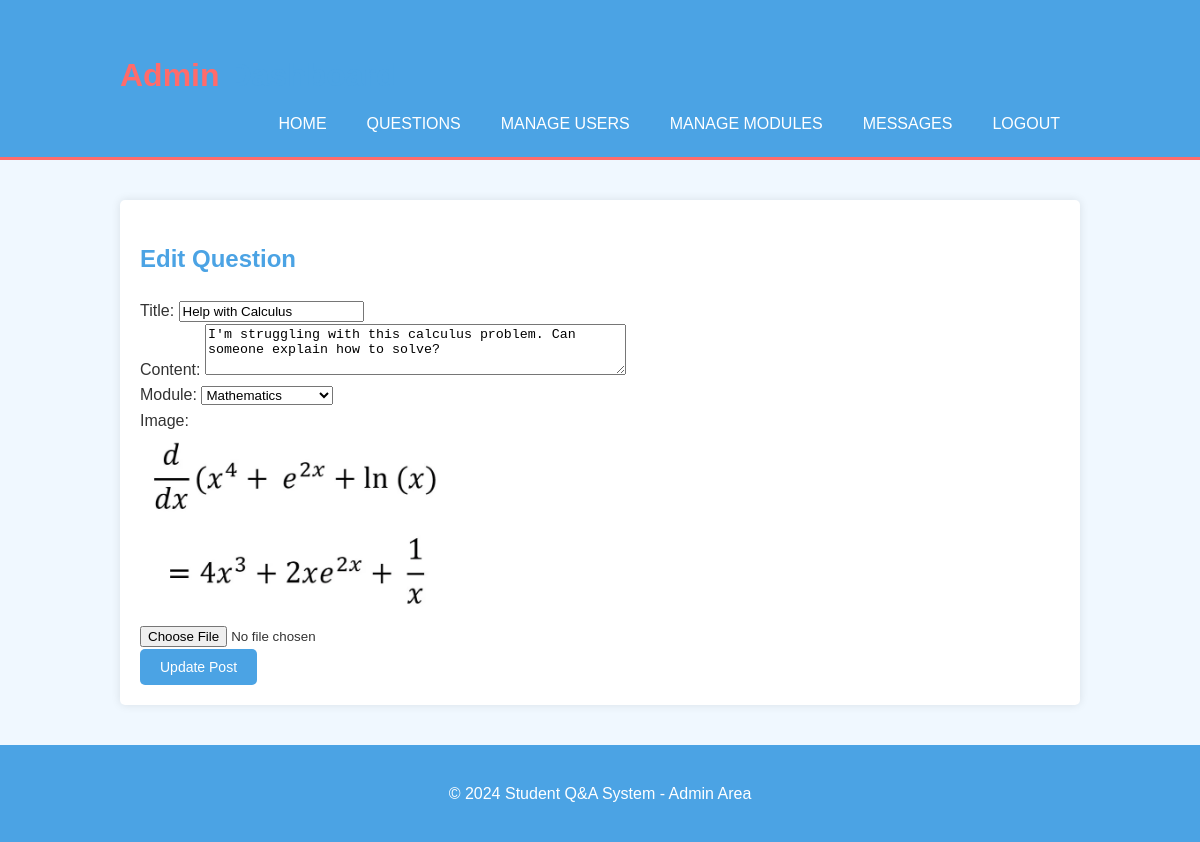
The app's page /admin/editpost.php?id=1 (signed in) with its own data.
### tables this page shows
CREATE TABLE `posts` (
  `id` int(50) NOT NULL,
  `user_id` int(50) DEFAULT NULL,
  `module_id` int(50) DEFAULT NULL,
  `title` varchar(100) NOT NULL,
  `content` text NOT NULL,
  `image_url` varchar(255) DEFAULT NULL,
  `created_at` timestamp NOT NULL DEFAULT current_timestamp(),
  `updated_at` timestamp NOT NULL DEFAULT current_timestamp() ON UPDATE current_timestamp()
);

CREATE TABLE `modules` (
  `id` int(50) NOT NULL,
  `name` varchar(50) NOT NULL,
  `description` text DEFAULT NULL
);

### includes/DatabaseFunctions.php (called while the page is built, shortened)
<?php
function getPost($pdo, $id) {
    $stmt = $pdo->prepare('SELECT posts.*, users.username, modules.name AS module_name
                           FROM posts
                           JOIN users ON posts.user_id = users.id
                           JOIN modules ON posts.module_id = modules.id
                           WHERE posts.id = :id');
    $stmt->bindValue(':id', $id);
    $stmt->execute();
    $post = $stmt->fetch();
    if ($post) {
        $post['image_url'] = $post['image_url'] ?? null;
        return $post;
    }
    return false;
}
function getAllModules($pdo) {
    $sql = "SELECT * FROM modules";
    return query($pdo, $sql)->fetchAll();
}
function query($pdo, $sql, $parameters = []) {
    $query = $pdo->prepare($sql);
    $query->execute($parameters);
    return $query;
}

### templates/edit_post.html.php (the view, shortened to what this page needs)
<h2>Edit Question</h2>
<form action="" method="post" enctype="multipart/form-data">
    <div>
        <label for="title">Title:</label>
        <input type="text" id="title" name="title" value="<?= htmlspecialchars($post['title']) ?>" required>
    </div>
    <div>
        <label for="content">Content:</label>
        <textarea id="content" name="content" rows="3" cols="50" required><?= htmlspecialchars($post['content']) ?></textarea>
    </div>
    <div>
        <label for="module_id">Module:</label>
        <select id="module_id" name="module_id" required>
            <?php foreach ($modules as $module): ?>
                <option value="<?= $module['id'] ?>" <?= $module['id'] == $post['module_id'] ? 'selected' : '' ?>><?= htmlspecialchars($module['name']) ?></option>
            <?php endforeach; ?>
        </select>
    </div>
    <div>
        <label for="image">Image:</label>
        <?php if ($post['image_url']): ?>
            <div class="post-image-preview">
                <img src="<?= htmlspecialchars($post['image_url']) ?>" alt="Post image" style="max-width: 300px;">
            </div>
        <?php endif; ?>
        <input type="file" name="image" accept="image/*">
    </div>
    <button type="submit" name="submit" class= "button">Update Post</button>
</form>

### css/admin_style.css (style rules this page uses)
body { font-family: Arial, sans-serif; line-height: 1.6; margin: 0; padding: 0; background-color: #f0f8ff; color: #333; }
h1, h2, h3 { color: #4ba3e4; }
.button { display: inline-block; padding: 10px 20px; background: #4ba3e4; color: #ffffff; border: none; border-radius: 5px; cursor: pointer; text-decoration: none; font-size: 14px; }

### records on screen
posts: title "Help with Calculus", content "I'm struggling with this calculus problem. Can someone explain how to solve?", module_id "Mathematics", image_url (picture)
